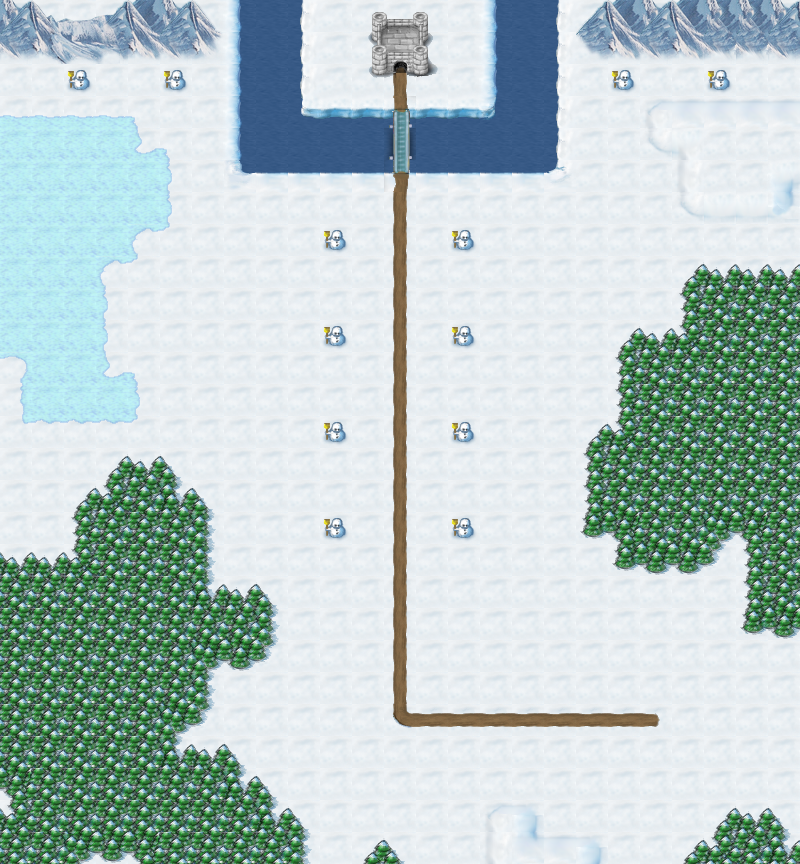

The image is a tile-based game level rendered from a .tmx file. Its description and source (layers, tilesets, objects; grid data summarised) follow:
An orthogonal 25x27 tile map with 32x32 px tiles, 7 tile layers (Water, Land, Decorations (back), Roads, ...), 12 tilesets and 10 objects.

<map version="1.0" orientation="orthogonal" renderorder="right-down" width="25" height="27" tilewidth="32" tileheight="32" backgroundcolor="#1f4678">
 <properties>
  <property name="music" value="salcon.ogg" />
 </properties>
 <tileset firstgid="1" source="../tilesets/map_objects.tsx" />
 <tileset firstgid="5" source="../tilesets/wm_roads.tsx" />
 <tileset firstgid="25" source="../tilesets/wm_bridge.tsx" />
 <tileset firstgid="37" source="../tilesets/wm_pier.tsx" />
 <tileset firstgid="45" source="../tilesets/wm_snow.tsx" />
 <tileset firstgid="90" source="../tilesets/wm_mountain.tsx" />
 <tileset firstgid="118" source="../tilesets/wm_thin_ice.tsx" />
 <tileset firstgid="133" source="../tilesets/wm_shallow_water.tsx" />
 <tileset firstgid="148" source="../tilesets/wm_trees.tsx" />
 <tileset firstgid="163" source="../tilesets/wm_icecave.tsx" />
 <tileset firstgid="190" source="../tilesets/wm_cave_cracks.tsx" />
 <tileset firstgid="205" source="../tilesets/wm_castle.tsx" />
 <layer name="Water" width="25" height="27">
  <data>[675 cells, 51 non-empty, 1 distinct tile ids]</data>
 </layer>
 <layer name="Land" width="25" height="27">
  <data>[675 cells, 658 non-empty, 10 distinct tile ids]</data>
 </layer>
 <layer name="Decorations (back)" width="25" height="27">
  <data>[675 cells, 0 non-empty, 0 distinct tile ids]</data>
 </layer>
 <layer name="Roads" width="25" height="27">
  <data>[675 cells, 29 non-empty, 7 distinct tile ids]</data>
 </layer>
 <layer name="Decorations" width="25" height="27">
  <data>[675 cells, 276 non-empty, 51 distinct tile ids]</data>
 </layer>
 <layer name="Cave" width="25" height="27">
  <data>[675 cells, 0 non-empty, 0 distinct tile ids]</data>
 </layer>
 <objectgroup name="Spaces">
  <object gid="2" x="384" y="736">
   <properties>
    <property name="level" value="retux-38.tmx" />
   </properties>
  </object>
  <object gid="2" x="384" y="96">
   <properties>
    <property name="level" value="retux-41.tmx" />
   </properties>
  </object>
  <object gid="3" x="640" y="736">
   <properties>
    <property name="ID" value="map_enter" />
    <property name="dest" value="retux-4.tmx:map_exit" />
   </properties>
  </object>
  <object gid="2" x="384" y="512">
   <properties>
    <property name="level" value="retux-39.tmx" />
   </properties>
  </object>
  <object gid="2" x="384" y="288">
   <properties>
    <property name="level" value="retux-40.tmx" />
   </properties>
  </object>
 </objectgroup>
 <objectgroup name="Objects">
  <object gid="1" x="640" y="736" />
 </objectgroup>
 <layer name="Hue" width="25" height="27">
  <data>[675 cells, 0 non-empty, 0 distinct tile ids]</data>
 </layer>
 <objectgroup color="#ffff00" name="map_path">
  <object x="640" y="704">
   <polyline points="0,0 -256,0" />
  </object>
  <object x="384" y="704">
   <polyline points="0,0 0,-224" />
  </object>
  <object x="384" y="480">
   <polyline points="0,0 0,-224" />
  </object>
  <object x="384" y="256">
   <polyline points="0,0 0,-192" />
  </object>
 </objectgroup>
</map>
